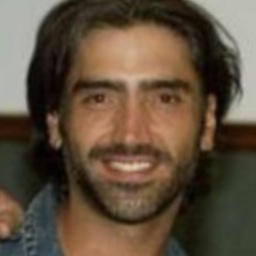
#> input picture normal/person_0218.jpg, 256 x 256 px; its folder holds 4 pictures in this run
$ python normal_to_sepia.py
#> lines starting #> are read from the running program, lines starting #| are printed output that depends on the picture
import os
import shutil
from PIL import Image


def apply_sepia(image_path):
#> called with image_path = 'normal/person_0218.jpg'
    _image = Image.open(image_path)
    width, height = _image.size
#> width = 256; height = 256
    pixels = _image.load()

    for py in range(height):
        for px in range(width):
            r, g, b = _image.getpixel((px, py))

            tr = int(0.393 * r + 0.769 * g + 0.189 * b)
            tg = int(0.349 * r + 0.686 * g + 0.168 * b)
            tb = int(0.272 * r + 0.534 * g + 0.131 * b)

            if tr > 255:
                tr = 255

            if tg > 255:
                tg = 255

            if tb > 255:
                tb = 255

            pixels[px, py] = (tr, tg, tb)

    return _image


if __name__ == '__main__':
    source_directory = 'normal'
    destination_directory = 'sepia'

    for filename in os.listdir(source_directory):
        source_file = os.path.join(source_directory, filename)
        if os.path.isfile(source_file) and any(
                filename.lower().endswith(image_extension) for image_extension in ['.jpg', '.jpeg', '.png', '.gif']):
            processed_image = apply_sepia(source_file)
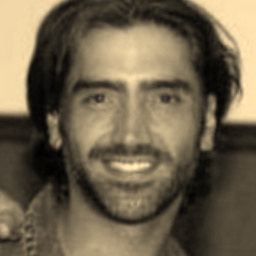
#> processed_image: PIL image 256x256 RGB; mean R, G, B 110.2, 98, 76.2
            destination_file = os.path.join(destination_directory, os.path.basename(source_file))
            processed_image.save(destination_file)
#> pass 2 of the loop `for filename in os.listdir(source_directory):`:
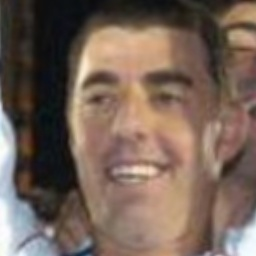
#> input picture normal/person_0220.jpg, 256 x 256 px
#> `processed_image = apply_sepia(source_file)`:
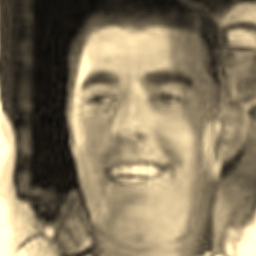
#> processed_image: PIL image 256x256 RGB; mean R, G, B 136.8, 122.6, 95.9
#> pass 3 of the loop `for filename in os.listdir(source_directory):`:
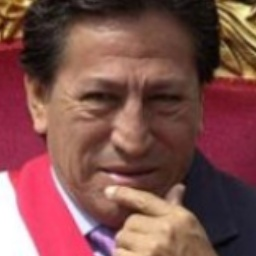
#> input picture normal/person_0223.jpg, 256 x 256 px
#> `processed_image = apply_sepia(source_file)`:
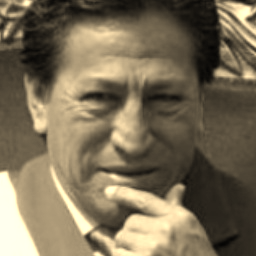
#> processed_image: PIL image 256x256 RGB; mean R, G, B 122.2, 109.9, 86.6
#> the loop made 4 passes; the first 3 are shown
